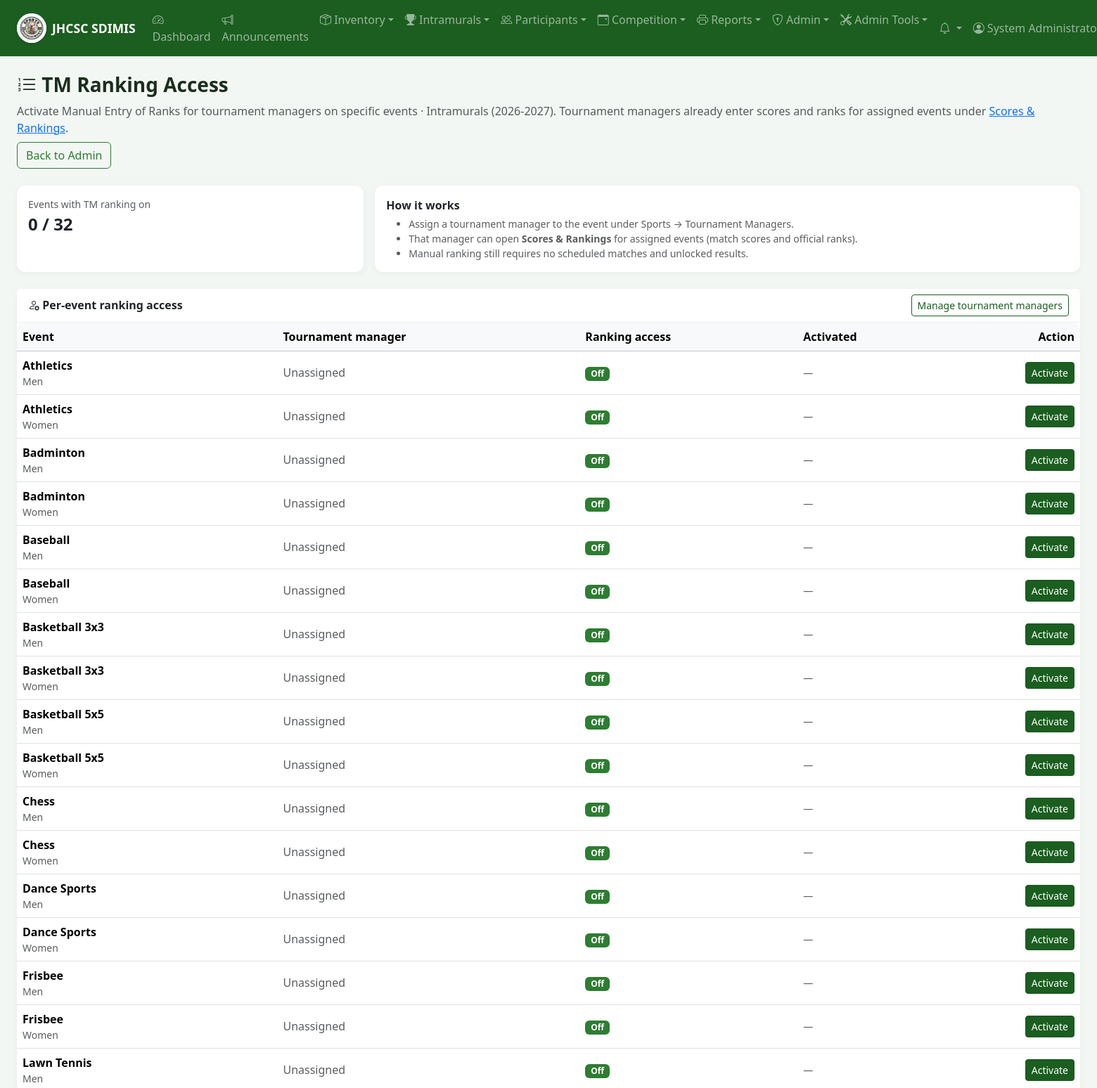
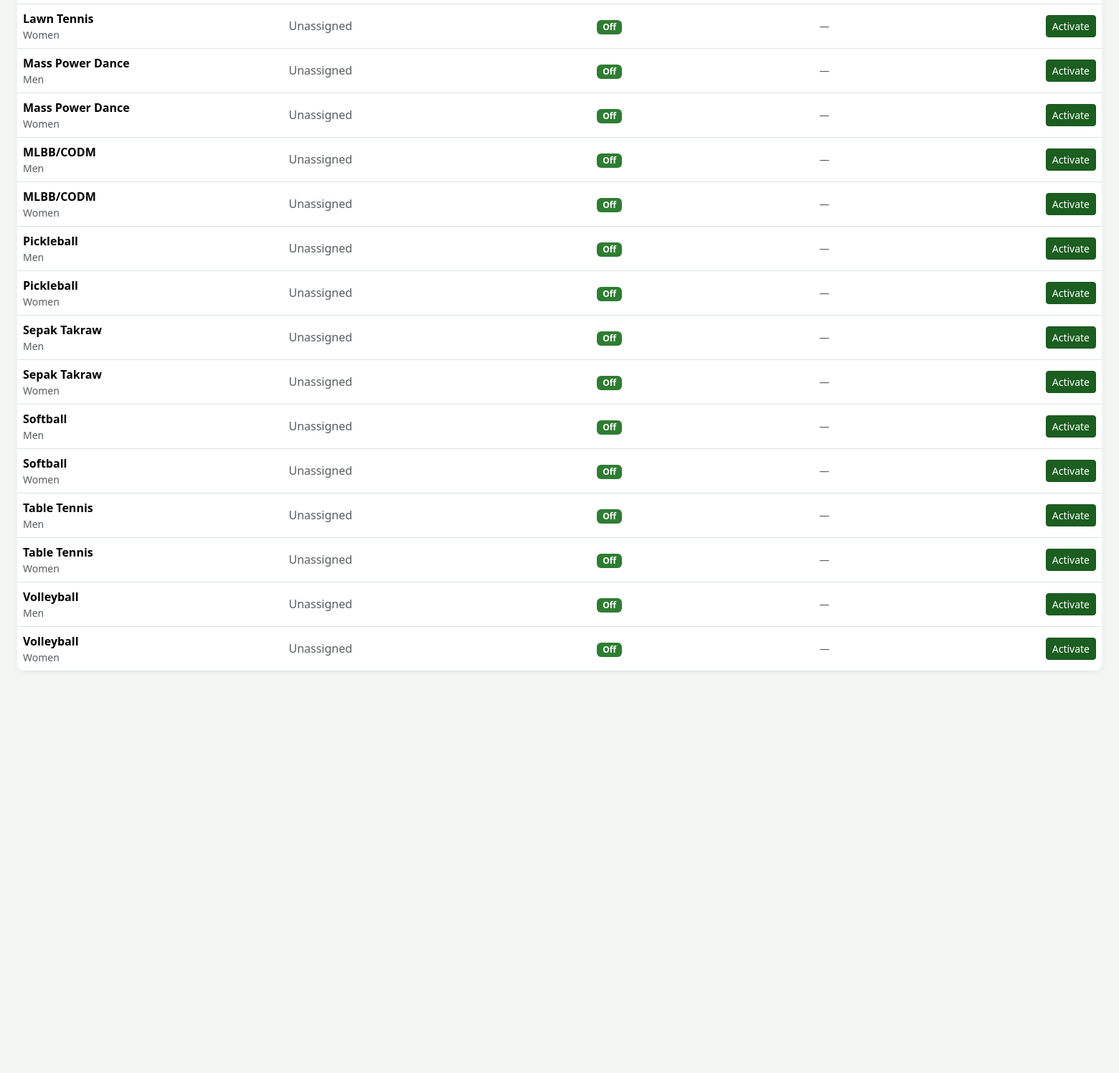
Before: /admin/tm_ranking.php (signed in, upper part) with the older database file (2 pictures, top to bottom).
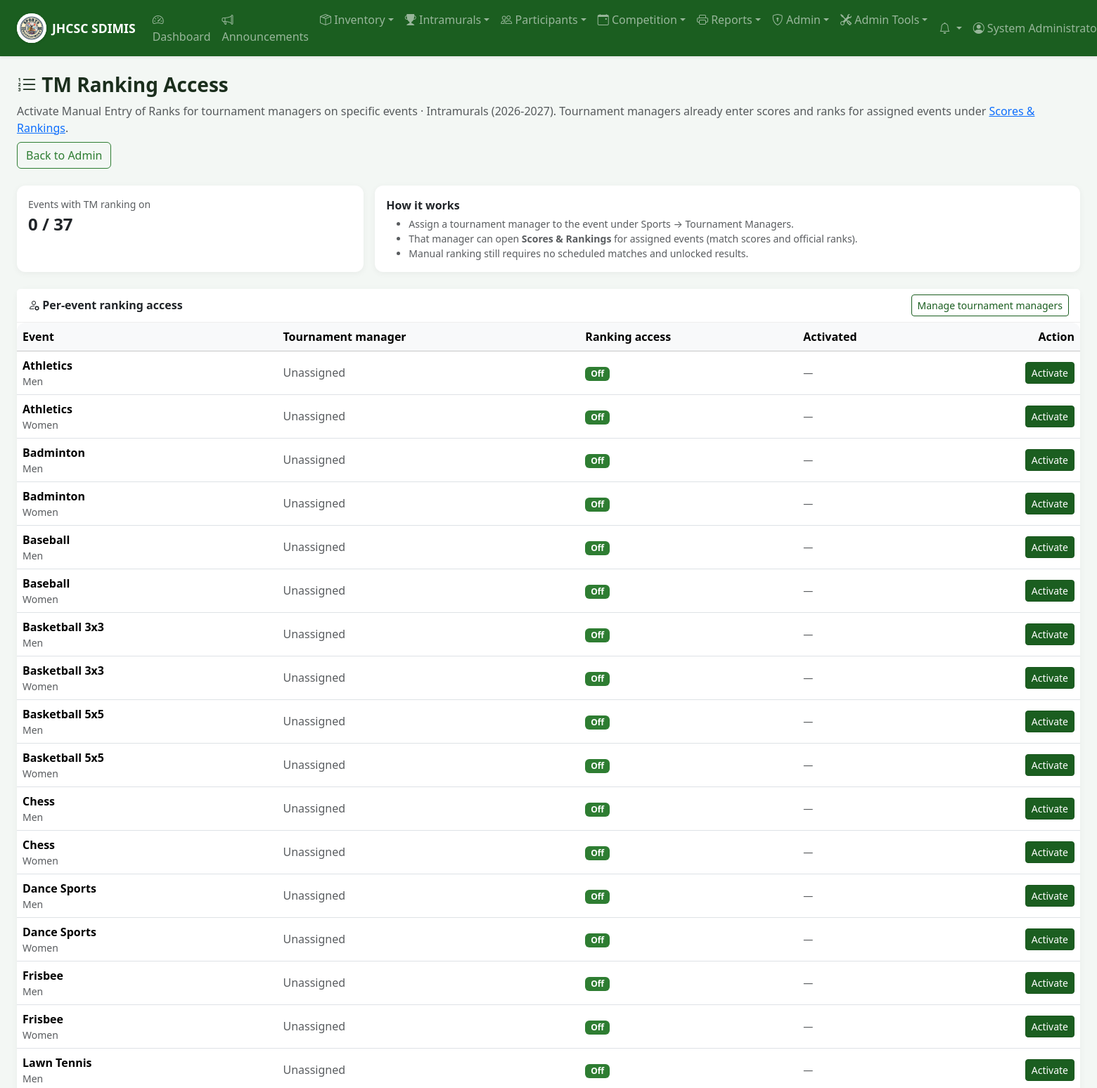
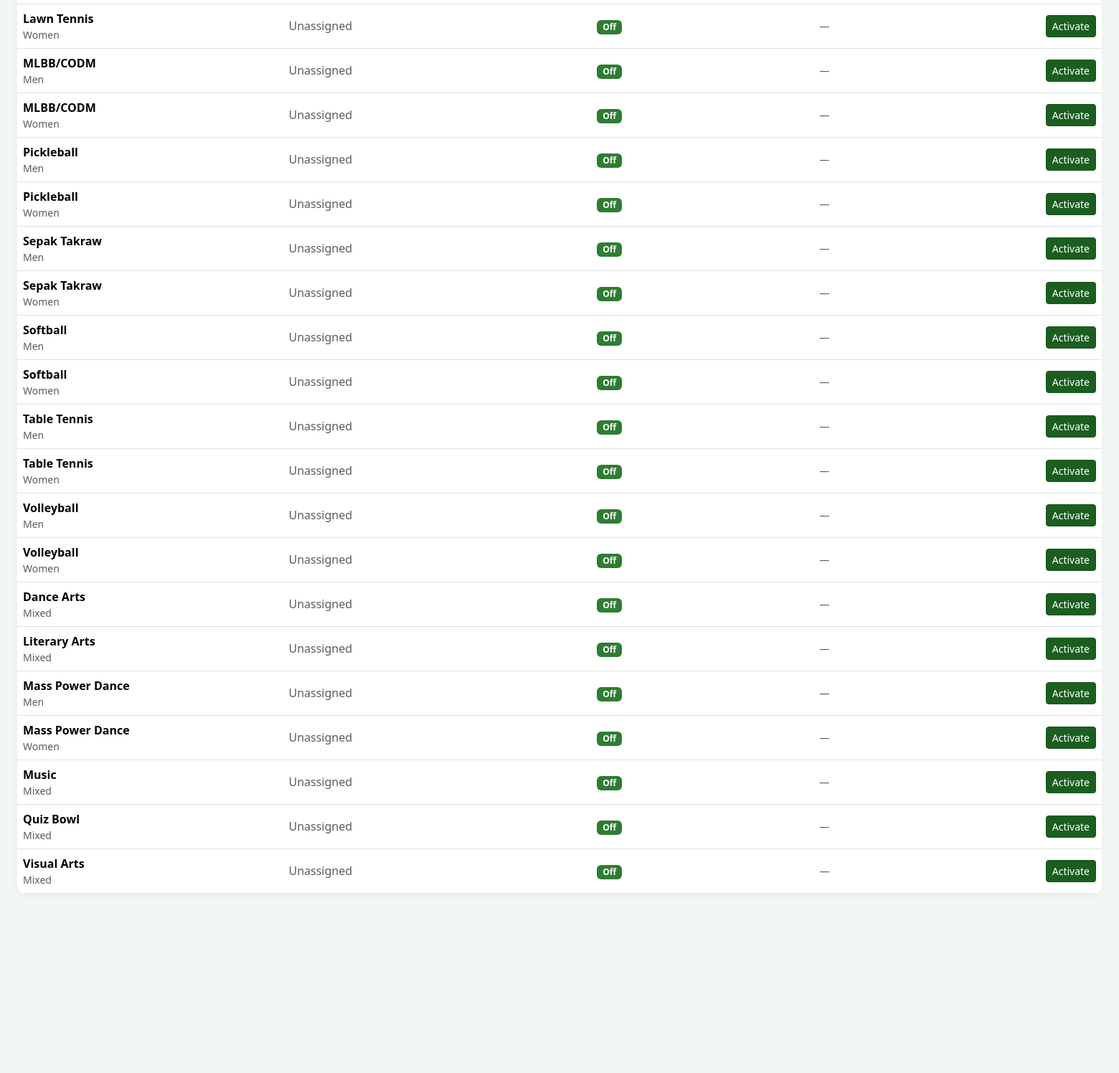
After: the same page with the newer database file (2 pictures, top to bottom).
### tables this page shows
CREATE TABLE IF NOT EXISTS intramural_sports (
    id INT AUTO_INCREMENT PRIMARY KEY,
    name VARCHAR(100) NOT NULL,
    description TEXT,
    category ENUM('men', 'women', 'mixed') NOT NULL DEFAULT 'men',
    event_group ENUM('sports_competition', 'socio_cultural') NOT NULL DEFAULT 'sports_competition',
    players_per_event INT DEFAULT NULL,
    scoring_method ENUM('points', 'sets', 'games', 'time') NOT NULL DEFAULT 'points',
    rules TEXT,
    guidelines TEXT,
    schedule_notes TEXT,
    venue VARCHAR(150) DEFAULT NULL,
    game_duration_minutes INT NOT NULL DEFAULT 60,
    tournament_format ENUM('round_robin', 'single_elimination', 'single_elimination_consolation', 'modified_single_elimination_consolation', 'double_elimination', 'group_knockout', 'rank_first_to_last', 'team_play_sds', 'team_play_sds_consolation', 'custom') NOT NULL DEFAULT 'round_robin',
    format_notes TEXT,
    win_points INT NOT NULL DEFAULT 3,
    draw_points INT NOT NULL DEFAULT 1,
    loss_points INT NOT NULL DEFAULT 0,
    point_scheme_id INT DEFAULT NULL,
    created_at TIMESTAMP DEFAULT CURRENT_TIMESTAMP,
    updated_at TIMESTAMP DEFAULT CURRENT_TIMESTAMP ON UPDATE CURRENT_TIMESTAMP,
    UNIQUE KEY uq_sport_name_category (name, category),
    INDEX idx_sport_event_group (event_group),
    FOREIGN KEY (point_scheme_id) REFERENCES intramural_point_schemes(id) ON DELETE SET NULL
);

### includes/functions.php (called while the page is built, shortened)
<?php
function sanitize(string $input): string
{
    return htmlspecialchars(trim($input), ENT_QUOTES, 'UTF-8');
}

### includes/intramurals.php (called while the page is built, shortened)
<?php
function intramuralSportsOrderBy(string $alias = ''): string
{
    ensureSportEventGroupColumn();
    $a = $alias !== '' ? rtrim($alias, '.') . '.' : '';
    return "FIELD({$a}event_group, 'sports_competition', 'socio_cultural'), {$a}name, {$a}category";
}
function ensureSportEventGroupColumn(): void
{
    try {
        ensureEventRubricTables();
    } catch (Throwable $e) {
    }
}
function getActiveSeason(): ?array
{
    try {
        $db = getDB();
        $season = $db->query('SELECT * FROM intramural_seasons WHERE is_active = 1 ORDER BY id DESC LIMIT 1')->fetch();
        if ($season) {
            return $season;
        }
        return $db->query('SELECT * FROM intramural_seasons ORDER BY id DESC LIMIT 1')->fetch() ?: null;
    } catch (Throwable $e) {
        return null;
    }
}
function getCurrentSeasonId(): ?int
{
    $active = getActiveSeason();
    return $active ? (int) $active['id'] : null;
}
function getTmRankingAccessMap(?int $seasonId = null): array
{
    $seasonId = $seasonId ?? getCurrentSeasonId();
    $db = getDB();
    $stmt = $db->prepare('SELECT r.sport_id, r.enabled_at, r.enabled_by, u.first_name, u.last_name, u.username
        FROM intramural_event_tm_ranking r
        LEFT JOIN users u ON u.id = r.enabled_by
        WHERE r.season_id = ?');
    $stmt->execute([(int) $seasonId]);
    $map = [];
    foreach ($stmt->fetchAll() ?: [] as $row) {
        $name = null;
        if (!empty($row['enabled_by'])) {
            $name = trim(($row['first_name'] ?? '') . ' ' . ($row['last_name'] ?? ''));
            if ($name === '') {
                $name = $row['username'] ?? null;
            }
        }
        $map[(int) $row['sport_id']] = [
            'enabled_at' => $row['enabled_at'] ?? null,
            'enabled_by' => !empty($row['enabled_by']) ? (int) $row['enabled_by'] : null,
            'enabled_by_name' => $name,
        ];
    }
    return $map;
}
function ensureEventRubricTables(): void
{
    try {
        $db = getDB();
        seedDefaultRubricsForSocioEvents($db);
    } catch (Throwable $e) {
    }
}
function defaultRubricCriteriaForEventName(string $name): array
{
    $n = strtolower(trim($name));
    if (str_contains($n, 'visual')) {
        return [
            ['name' => 'Originality & Creativity', 'description' => 'Fresh concept and imaginative treatment of the theme.', 'max_points' => 25],
            ['name' => 'Technique / Craftsmanship', 'description' => 'Control of medium, finish, and execution.', 'max_points' => 25],
            ['name' => 'Composition / Design', 'description' => 'Balance, layout, and visual structure.', 'max_points' => 20],
            ['name' => 'Relevance to Theme', 'description' => 'Clear connection to the assigned theme or prompt.', 'max_points' => 15],
            ['name' => 'Overall Impact', 'description' => 'Lasting impression and presentation.', 'max_points' => 15],
        ];
    }
    if (str_contains($n, 'literary')) {
        return [
            ['name' => 'Content & Organization', 'description' => 'Substance, structure, and coherence of the piece.', 'max_points' => 25],
            ['name' => 'Delivery / Interpretation', 'description' => 'Voice, timing, and connection with the audience.', 'max_points' => 25],
            ['name' => 'Language & Diction', 'description' => 'Word choice, grammar, and style.', 'max_points' => 20],
            ['name' => 'Originality', 'description' => 'Fresh ideas and distinctive voice.', 'max_points' => 15],
            ['name' => 'Overall Impact', 'description' => 'Persuasiveness and lasting impression.', 'max_points' => 15],
        ];
    }
    if (str_contains($n, 'quiz')) {
        return [
            ['name' => 'Easy Round', 'description' => 'Points earned in the easy round.', 'max_points' => 30],
            ['name' => 'Average Round', 'description' => 'Points earned in the average round.', 'max_points' => 30],
            ['name' => 'Difficult Round', 'description' => 'Points earned in the difficult round.', 'max_points' => 40],
        ];
    }
    if (str_contains($n, 'music')) {
        return [
            ['name' => 'Vocal / Musical Quality', 'description' => 'Tone, pitch, and musicality.', 'max_points' => 25],
            ['name' => 'Technique', 'description' => 'Control, timing, and musical skill.', 'max_points' => 20],
            ['name' => 'Interpretation / Expression', 'description' => 'Feeling, dynamics, and fidelity to the piece.', 'max_points' => 20],
            ['name' => 'Stage Presence', 'description' => 'Poise, confidence, and audience connection.', 'max_points' => 15],
            ['name' => 'Overall Performance', 'description' => 'Cohesion and lasting impression.', 'max_points' => 20],
        ];
    }
    if (str_contains($n, 'dance')) {
        return [
            ['name' => 'Choreography', 'description' => 'Creativity, structure, and use of space.', 'max_points' => 25],
            ['name' => 'Technique / Execution', 'description' => 'Skill, precision, and control of movement.', 'max_points' => 25],
            ['name' => 'Synchronization / Teamwork', 'description' => 'Unity, timing, and ensemble work.', 'max_points' => 20],
            ['name' => 'Costume & Props', 'description' => 'Appropriateness, visual effect, and use of props.', 'max_points' => 15],
            ['name' => 'Overall Impact', 'description' => 'Energy, theme, and audience impression.', 'max_points' => 15],
        ];
    }
    return [
        ['name' => 'Technique', 'description' => 'Skill and control of the craft.', 'max_points' => 25],
        ['name' => 'Creativity', 'description' => 'Originality and imaginative treatment.', 'max_points' => 25],
        ['name' => 'Execution', 'description' => 'Accuracy, finish, and consistency.', 'max_points' => 25],
        ['name' => 'Overall Impact', 'description' => 'Lasting impression and presentation.', 'max_points' => 25],
    ];
}
function seedDefaultRubricForSport(int $sportId, ?string $eventName = null): int
{
    $db = getDB();
    try {
        $countStmt = $db->prepare('SELECT COUNT(*) FROM intramural_event_rubric_criteria WHERE sport_id = ?');
        $countStmt->execute([$sportId]);
    } catch (Throwable $e) {
        return 0;
    }
    $insert = $db->prepare('INSERT INTO intramural_event_rubric_criteria (sport_id, name, description, max_points, sort_order) VALUES (?, ?, ?, ?, ?)');
    $created = 0;
    foreach (defaultRubricCriteriaForEventName($eventName) as $i => $row) {
        try {
            $insert->execute([
                $sportId,
                $row['name'],
                $row['description'] !== '' ? $row['description'] : null,
                $row['max_points'],
                $i + 1,
            ]);
            $created++;
        } catch (Throwable $e) {
        }
    }
    return $created;
}
function seedDefaultRubricsForSocioEvents(?PDO $db = null): int
{
    $db = $db ?: getDB();
    try {
        $sports = $db->query("SELECT id, name FROM intramural_sports WHERE event_group = 'socio_cultural'")->fetchAll();
    } catch (Throwable $e) {
        return 0;
    }
    $created = 0;
    foreach ($sports as $sport) {
        $created += seedDefaultRubricForSport((int) $sport['id'], (string) $sport['name']);
    }
    return $created;
}

### admin/tm_ranking.php (the view, shortened to what the changed rows need)
<?php
$season = getCurrentSeason();
$seasonId = $season ? (int) $season['id'] : 0;
$db = getDB();
$sports = [];
$accessMap = [];
$managerNames = [];
if ($seasonId) {
    $sports = $db->query('SELECT id, name, category, event_group FROM intramural_sports ORDER BY ' . intramuralSportsOrderBy())->fetchAll() ?: [];
    $accessMap = getTmRankingAccessMap($seasonId);
}
$enabledCount = count($accessMap);
require_once __DIR__ . '/../includes/header.php';
?>
<div class="page-header d-flex justify-content-between align-items-center flex-wrap gap-2">
    <div>
        <h1><i class="bi bi-list-ol"></i> TM Ranking Access</h1>
    </div>
</div>
<?php if (!$season): ?>
<div class="alert alert-warning">No active season. Create or activate a season before configuring ranking access.</div>
<?php else: ?>
<div class="row g-3 mb-4">
    <div class="col-md-4">
        <div class="card h-100">
            <div class="card-body">
                <div class="text-muted small">Events with TM ranking on</div>
                <div class="fs-4 fw-semibold"><?= $enabledCount ?> / <?= count($sports) ?></div>
            </div>
        </div>
    </div>
    <div class="col-md-8">
        <div class="card h-100 border-info">
            <div class="card-body">
                <p class="mb-1"><strong>How it works</strong></p>
                <ul class="mb-0 small text-muted">
                    <li>Assign a tournament manager to the event under Sports → Tournament Managers.</li>
                    <li>That manager can open <strong>Scores & Rankings</strong> for assigned events (match scores and official ranks).</li>
                    <li>Manual ranking still requires no scheduled matches and unlocked results.</li>
                </ul>
            </div>
        </div>
    </div>
</div>
<div class="card">
    <div class="card-header d-flex justify-content-between align-items-center flex-wrap gap-2">
        <span><i class="bi bi-person-gear"></i> Per-event ranking access</span>
        <a href="<?= BASE_URL ?>/intramurals/sports/managers.php" class="btn btn-sm btn-outline-primary">Manage tournament managers</a>
    </div>
    <div class="card-body p-0">
        <?php if (!$sports): ?>
        <div class="p-4 text-muted">No events found for this season.</div>
        <?php else: ?>
        <div class="table-responsive">
            <table class="table table-hover align-middle mb-0">
                <thead class="table-light">
                    <tr>
                        <th>Event</th>
                        <th>Tournament manager</th>
                        <th>Ranking access</th>
                        <th>Activated</th>
                        <th class="text-end">Action</th>
                    </tr>
                </thead>
                <tbody>
                    <?php foreach ($sports as $s): ?>
                    <?php
                    $sid = (int) $s['id'];
                    $enabled = isset($accessMap[$sid]);
                    $info = $accessMap[$sid] ?? null;
                    $tmName = $managerNames[$sid] ?? null;
                    ?>
                    <tr>
                        <td>
                            <strong><?= sanitize($s['name']) ?></strong>
                            <div class="small text-muted"><?= sanitize(ucfirst((string) $s['category'])) ?></div>
                        </td>
                        <td>
                            <?php if ($tmName): ?>
                            <?= sanitize($tmName) ?>
                            <?php else: ?>
                            <span class="text-muted">Unassigned</span>
                            <?php endif; ?>
                        </td>
                        <td>
                            <?php if ($enabled): ?>
                            <span class="badge bg-success"><i class="bi bi-check-circle"></i> Active</span>
                            <?php else: ?>
                            <span class="badge bg-secondary">Off</span>
                            <?php endif; ?>
                        </td>
                        <td class="small text-muted">
                            <?php if ($enabled && $info): ?>
                            <?= !empty($info['enabled_at']) ? sanitize(formatDateTime($info['enabled_at'])) : '—' ?>
                            <?= !empty($info['enabled_by_name']) ? ' · ' . sanitize($info['enabled_by_name']) : '' ?>
                            <?php else: ?>
                            —
                            <?php endif; ?>
                        </td>
                        <td class="text-end">
                            <?php if ($enabled): ?>
                            <form method="POST" class="d-inline">
                                <?= csrfField() ?>
                                <input type="hidden" name="action" value="disable">
                                <input type="hidden" name="sport_id" value="<?= $sid ?>">
                                <button type="submit" class="btn btn-sm btn-outline-secondary" data-confirm="Deactivate Manual Entry of Ranks for tournament managers on <?= sanitize(sportLabel($s)) ?>?">
                                    Deactivate
                                </button>
                            </form>
                            <?php else: ?>
                            <form method="POST" class="d-inline">
                                <button type="submit" class="btn btn-sm btn-primary" <?= !$tmName ? 'title="No tournament manager assigned yet"' : '' ?>>
                                    Activate
                                </button>
                            </form>
                            <?php endif; ?>
                        </td>
                    </tr>
                    <?php endforeach; ?>
                </tbody>
            </table>
        </div>
        <?php endif; ?>
    </div>
</div>
<?php endif; ?>
<?php require_once __DIR__ . '/../includes/footer.php'; ?>

### includes/navigation.php (shortened to what the changed rows need)
<?php
function renderDesktopNav(array $nav): void
{
    foreach ($nav as $entry) {
        if (($entry['type'] ?? '') === 'link') {
            echo '<li class="nav-item">';
            echo '<a class="nav-link" href="' . sanitize($entry['href']) . '">';
            echo '<i class="bi ' . sanitize($entry['icon'] ?? '') . '"></i> ' . sanitize($entry['label']);
            echo '</a></li>';
            continue;
        }
        echo '<li class="nav-item dropdown">';
        echo '<a class="nav-link dropdown-toggle" href="#" data-bs-toggle="dropdown" data-bs-auto-close="outside">';
        echo '<i class="bi ' . sanitize($entry['icon'] ?? '') . '"></i> ' . sanitize($entry['label']);
        echo '</a><ul class="dropdown-menu dropdown-menu-nav">';
        echo '</ul></li>';
    }
}

Changed rows visible on the page:
added intramural_sports: name "Dance Arts", category "Mixed", shows "Off"
added intramural_sports: name "Literary Arts", category "Mixed", shows "Off"
changed intramural_sports (number 33 of 37 on the later page): moves down the list
changed intramural_sports (number 34 of 37 on the later page): moves down the list
added intramural_sports: name "Music", category "Mixed", shows "Off"
added intramural_sports: name "Quiz Bowl", category "Mixed", shows "Off"
added intramural_sports: name "Visual Arts", category "Mixed", shows "Off"
Other visible differences:
count($sports): "32" → "37"
